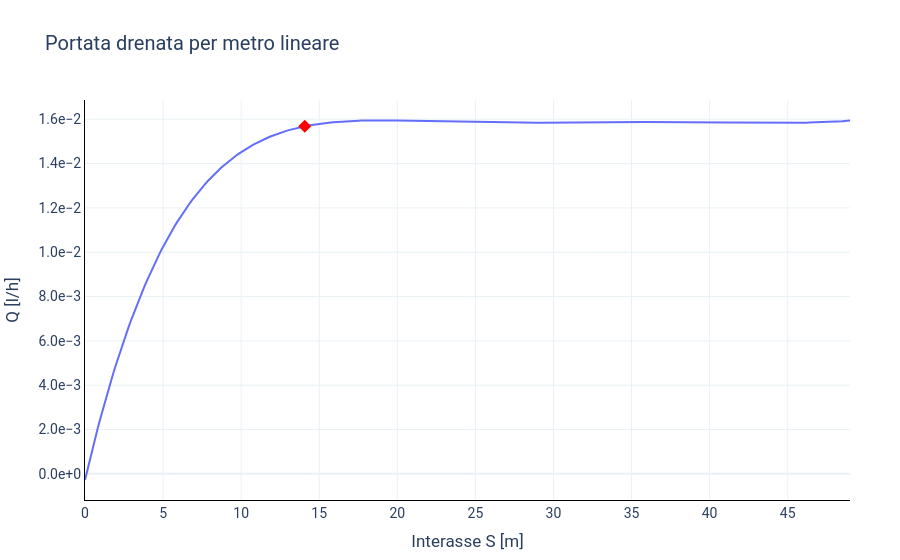

Notebook code for this chart:
### Markdown cell above
### Portata drenata

Per stimare la portata drenata da ciascun ramo di trincea, si parte dalla valutazione del **fattore di portata adimensionale** $q$, ottenuto in funzione del parametro:

$$
s = \frac{S^*}{2D}
$$

dove:
- $S^*$ è l’interasse **effettivo** tra le trincee, corretto per l’anisotropia:
  
  $$
  S^* = S \cdot \sqrt{\frac{k_v}{k_h}}
  $$
  
- $D$ è la profondità del piano di scorrimento
- $k_v$, $k_h$ sono le permeabilità verticale e orizzontale

Una volta determinato $q$ dall’**abaco della portata**, la **portata specifica reale** per unità di lunghezza ($Q$) viene calcolata secondo:

$$
Q = q \cdot D \cdot k_h \quad \text{[m}^3/\text{s per metro]}
$$

Il valore è poi convertito in litri al secondo (l/s) per una lettura più intuitiva.

La **portata complessiva** per ciascun ramo di trincea (di lunghezza $L$) si ottiene come:

$$
Q_{\text{ramo}} = Q \cdot L
$$

ed è infine convertita in litri/ora (l/h), che rappresenta una stima utile per valutazioni progettuali e di manutenzione.

### Code cell
# Calcolo della portata drenata per unità di lunghezza
abaco_q = AbacoPortate()
Q = abaco_q.calcola_portata(S=S, kv=k_v, kh=k_h, D=D)
# Data la portata per unità di lunghezza
L = 50  # m lunghezza di un ramo
Qd = Q * L

# Portata drenata
display(Markdown("### 📌 **RISULTATI – Portata drenata**"))
print(f"• Portata per metro lineare: {Q:.4e} l/h")
print(f"• Portata da un ramo di {L} m: {Qd:.4e} l/h")

### Figure 1 — Plotly figure (JSON) as saved in the notebook; plotly's stock layout.template omitted (floating-point values rounded to 4 significant figures; data arrays with more than 128 entries replaced by an {"elided": "..."} marker saying what was removed)
{"data": [{"hovertemplate": "S = %{x:.2f} m<br>Q = %{y:.2e} l/h<extra></extra>", "mode": "lines", "name": "Q(S)", "type": "scatter", "x": {"elided": "300 float values"}, "y": {"elided": "300 float values"}}, {"hovertemplate": "S = %{x:.2f} m<br>Q = %{y:.2e} l/h<extra></extra>", "marker": {"color": "red", "size": 10, "symbol": "diamond"}, "mode": "markers", "name": "Punto di progetto", "type": "scatter", "x": [14.07], "y": [0.01568]}], "layout": {"font": {"family": "Roboto", "size": 14}, "hovermode": "closest", "margin": {"b": 50, "l": 50, "r": 50, "t": 100}, "showlegend": false, "title": {"text": "Portata drenata per metro lineare"}, "xaxis": {"linecolor": "black", "linewidth": 1, "showspikes": true, "spikecolor": "grey", "spikethickness": 1, "title": {"text": "Interasse S [m]"}}, "yaxis": {"gridcolor": "#EAF2F6", "linecolor": "black", "linewidth": 1, "showgrid": true, "showspikes": true, "spikecolor": "grey", "spikethickness": 1, "tickformat": ".1e", "title": {"text": "Q [l/h]"}}}}
